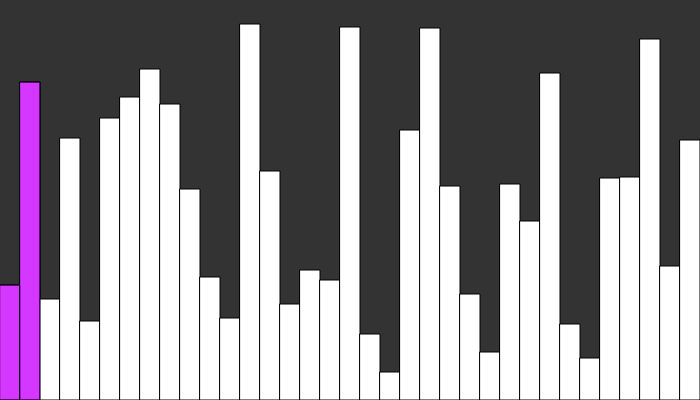
Frame 1 (no input)
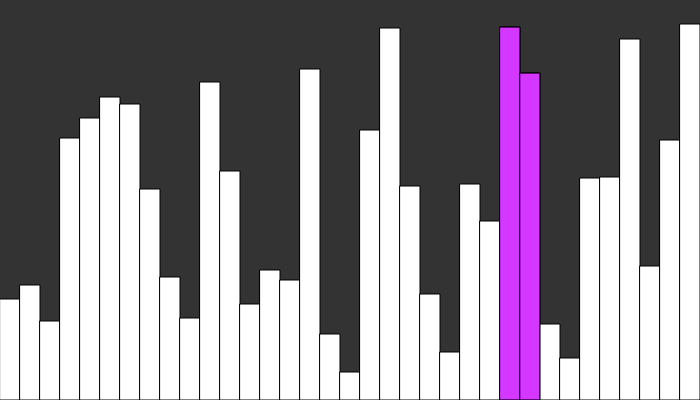
Frame 60 (no input)
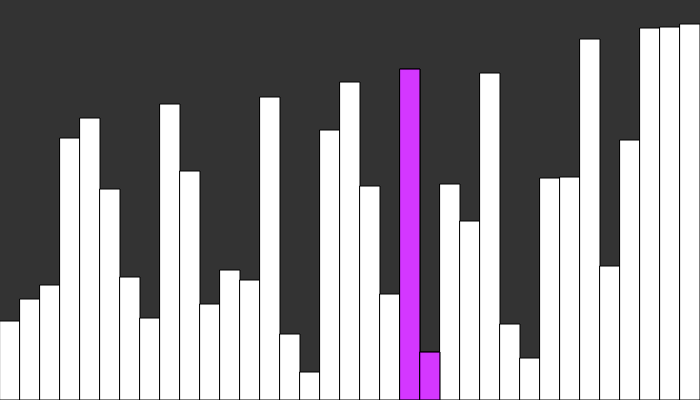
Frame 120 (the mouse pressed at the canvas centre since frame 60)

The p5.js sketch that drew these frames (run headless with seeded random() and noise() and a simulated clock; from frame 60 on, the mouse is pressed at the canvas centre):

// p5.js sketch
// ── sketch.js
var w = 20;
var grid = [];
var num_cols;

var sorted = false;
var m = 0,
  n = 0;

function setup() {

  createCanvas(700, 400);
  //frameRate(15);

  num_cols = floor(width / w);

  for (var i = 0; i < num_cols; i++) {
    var block = new blocks(i);
    block.show(i);
    grid.push(block);
  }
}

function draw() {
  background(51);

  for (var i = 0; i < grid.length; i++) {
    grid[i].show(i);
  }

  if (!sorted) {
    grid[n].highlight(n);
    grid[n + 1].highlight(n + 1);

    if (grid[n].val > grid[n + 1].val) {
      [grid[n], grid[n + 1]] = [grid[n + 1], grid[n]];
    }

    n = n + 1;

    if (n == grid.length - m - 1) {
      n = 0;
      m = m + 1;
    }

    if (m == grid.length - 1)
      sorted = true;
  }
}

function blocks(pos) {
  this.y = floor(random(0, height));

  this.val = height - this.y;

  this.show = function(pos) {
    var x = pos * w;
    fill(255, 255, 255);
    rect(x, this.y, w, height - this.y);
  }

  this.highlight = function(pos) {
    var x = pos * w;
    fill(200, 0, 255, 200);
    rect(x, this.y, w, height - this.y);
  }
}
